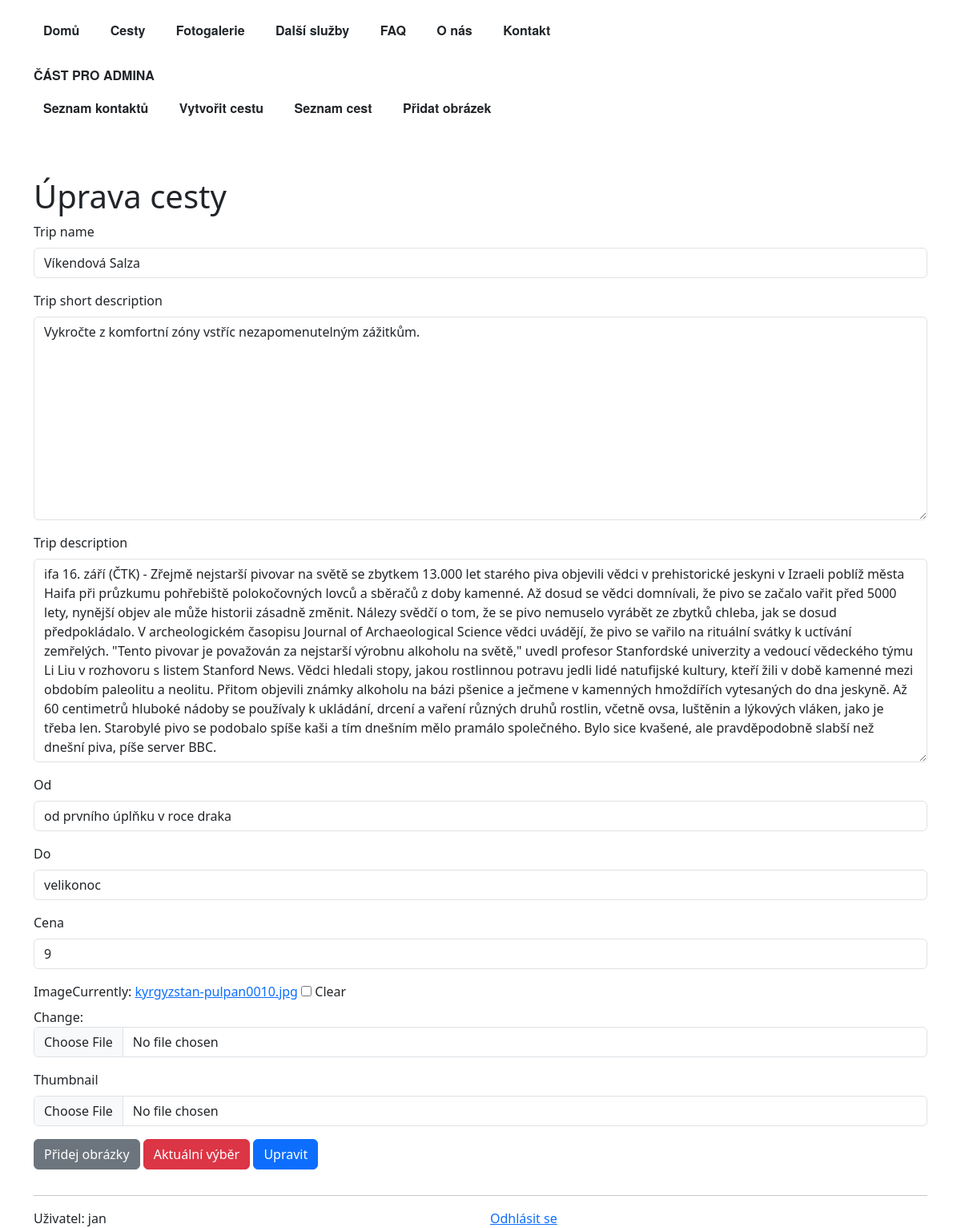
The page /webapp/trip-update/14/ (signed in) on the database its author committed.
### webapp/models.py (models this page shows, shortened)
class Trip(models.Model):
    trip_id = models.AutoField(primary_key=True)
    trip_name = models.CharField(max_length=256)
    trip_short_description = models.TextField(null=True, blank=True)
    trip_description = models.TextField(null=True, blank=True)
    start_time = models.CharField(null=True, blank=True, max_length=30) #not date field at the clients request
    end_time = models.CharField(null=True, blank=True, max_length=30) #vague dates preferred - start of june
    price = models.IntegerField(null=True, blank=True)
    image = models.ImageField(upload_to='', null=True, blank=True)
    thumbnail = models.ImageField(upload_to='', null=True, blank=True)
    @classmethod
    def get_directory_images(cls):
        stored_images = Path(settings.MEDIA_ROOT)
        if not stored_images:
            return []
        images = []
        for file in stored_images.iterdir():
            if file.is_file() and file.suffix.lower() in ('.jpg', '.jpeg', '.png'):
                images.append(f"{settings.MEDIA_URL}{file.name}")
        return images

### webapp/views.py (the view)
# urls.py: path("trip-update/<int:pk>/", TripUpdateView.as_view(), name="trip_update"),
class TripUpdateView(LoginRequiredMixin, TripShowPicturesMixin, UpdateView):
    template_name = "trip_update.html"
    form_class = TripForm
    model = Trip
    success_url = "/webapp/trip-list/"
    def get_context_data(self, **kwargs):
        context = super().get_context_data(**kwargs)
        context["attached"] = self.object.trip_images.all()
        return context

### webapp/forms.py
class TripForm(forms.ModelForm):
    selected_images = forms.CharField(
        required=False,
        widget=forms.HiddenInput()
    )
    class Meta:
        model = Trip
        fields = "__all__"
        labels = {
            "start_time": "Od",
            "end_time": "Do",
            "price": "Cena",
        }
        help_texts = {}
        widgets = {
            "start_time": forms.TextInput(attrs={'class': 'form-control'}),
            "end_time": forms.TextInput(attrs={'class': 'form-control'}),
        }

### webapp/models.py (called while the page is built)
    def __str__(self):
        return f"{self.image}"

### webapp/views.py (called while the page is built)
    def get_context_data(self, **kwargs):
        context = super().get_context_data(**kwargs)
        context["images_in_media"] = Trip.get_directory_images()
        return context

### webapp/templates/trip_update.html (shortened to what this page needs)
{% extends "base_with_bootstrap.html" %}
{% load bootstrap5 %}
{% load static %}
{% block hlavni_nadpis %} Úprava cesty {% endblock %}
{% block bootstrap5_extra_head %}
    <link rel="stylesheet" href="{% static 'webapp/css/tripCreate.css' %}">
{% endblock %}
{% block content %}
    <form method="post" enctype="multipart/form-data" action=".">
        {% bootstrap_form form %}
        <button type="button" id="toggle-gallery-available" class="btn btn-secondary mb-3">
        </button>
        <button type="button" id="toggle-gallery-attached" class="btn btn-danger mb-3">
        </button>
        <button type="submit" class="btn btn-primary mb-3">Upravit</button>
    </form>
{% endblock %}

### webapp/templates/snippets/user_info.html
<hr>
<div class="row">
    <div class="col">
        Uživatel:
        {% if user.is_authenticated %}
            {{ user }}
        {% else %}
            (nepřihlášený)
        {% endif %}
    </div>
    <div class="col">
    {%  if user.is_authenticated %}
        <a href="{% url 'yes_no_confirmation' %}">Odhlásit se</a>
    {% else %}
        <a href="{% url 'login' %}">Přihlásit se</a>
    {% endif %}
    </div>
</div>

### rows shown on the page
Trip: trip_name "Víkendová Salza", trip_short_description "Vykročte z komfortní zóny vstříc nezapomenutelným zážitkům.", trip_description "ifa 16. září (ČTK) - Zřejmě nejstarší pivovar na světě se zbytkem 13.000 let starého piva objevili vědci v prehistorické jeskyni v Izraeli poblíž města Haifa při průzkumu pohřebiště polokočovných lovců a sběračů z doby kamenné. Až dosud se vědci domnívali, že pivo se začalo vařit před 5000 lety, nynější objev ale může historii zásadně změnit. Nálezy svědčí o tom, že se pivo nemuselo vyrábět ze zbytků chleba, jak se dosud předpokládalo. V archeologickém časopisu Journal of Archaeological Science vědci uvádějí, že pivo se vařilo na rituální svátky k uctívání zemřelých. \"Tento pivovar je považován za nejstarší výrobnu alkoholu na světě,\" uvedl profesor Stanfordské univerzity a vedoucí…", start_time "od prvního úplňku v roce draka", end_time "velikonoc", price "9"

### other values the page prints
{{ user }} "jan"
